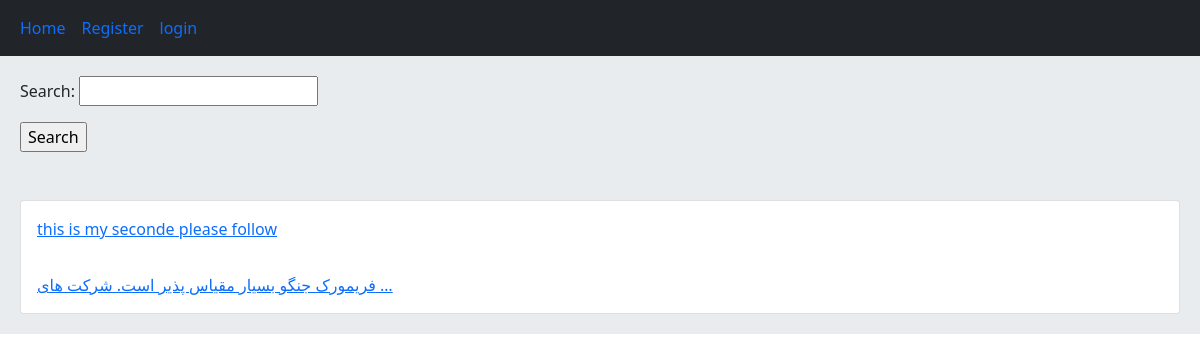
The app's page /, older data.
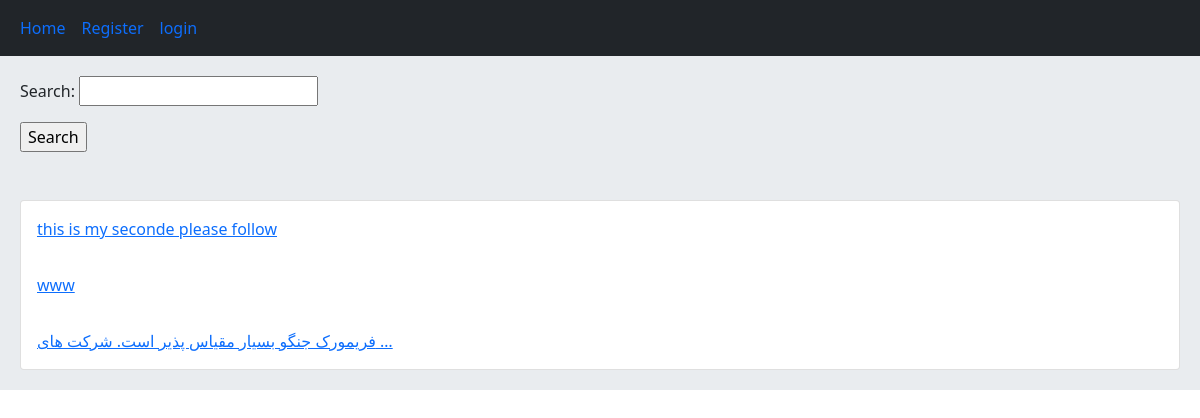
The same page, newer data.
### home/models.py (models this page shows, shortened)
class Post(models.Model):
    user = models.ForeignKey(User, on_delete=models.CASCADE,related_name = 'posts')
    body = models.TextField()
    slug = models.SlugField()
    title = models.CharField(max_length=50, default='empty')
    create= models.DateTimeField(auto_now_add=True)
    update = models.DateTimeField(auto_now=True)
    class Meta:
        ordering =('body',)
    def get_absolute_url(self):
        return reverse('home:post_detail',args=(self.id,self.slug) )

### home/views.py (the view)
# urls.py: path('',views.HomeView.as_view(),name='home'),
class HomeView(View):
	form_class = PostSearchForm
	def get(self, request):
		posts = Post.objects.all()
		if request.GET.get('search'):
			posts = posts.filter(body__contains=request.GET['search'])
		return render(request, 'home/index.html', {'posts':posts, 'form':self.form_class})

### home/templates/home/index.html
{% extends 'base.html' %}
    {% block content %}
          <form action="" method="get">
               {{ form.as_p }}
               <input type="submit" value="Search">
          </form><br/><br/>
         <div class="card">
               {% for post in posts %}
                    <a href="{{ post.get_absolute_url }}" class="card-body">{{ post.body|truncatewords:8 }}</a>
               {% endfor %}
          </div>
    {% endblock %}

Row changes from the older to the newer data that the page shows:
added Post: body "www"
